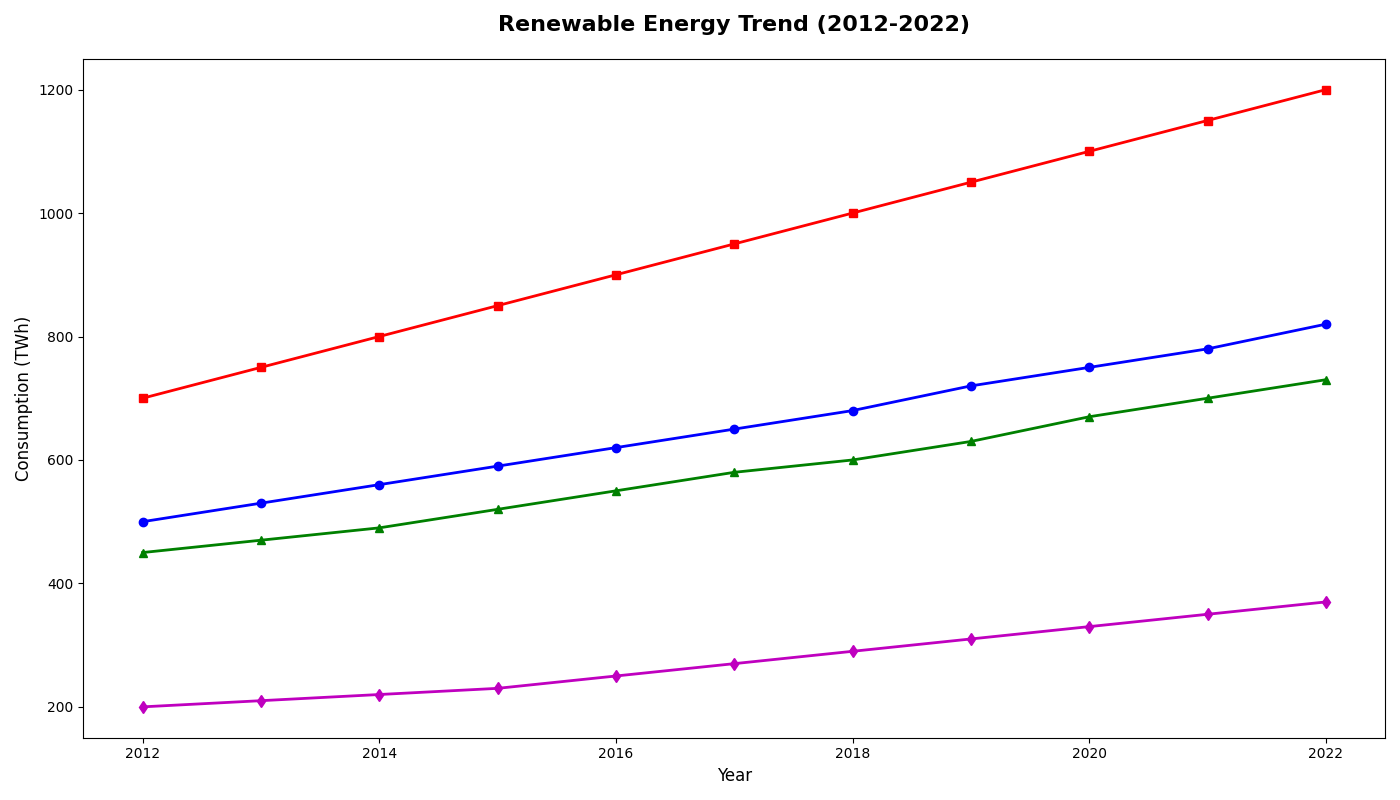

Here is the Python script that generated this plot:
import matplotlib.pyplot as plt
import numpy as np

years = np.arange(2012, 2023)

na_consumption = [500, 530, 560, 590, 620, 650, 680, 720, 750, 780, 820]
eu_consumption = [450, 470, 490, 520, 550, 580, 600, 630, 670, 700, 730]
asia_consumption = [700, 750, 800, 850, 900, 950, 1000, 1050, 1100, 1150, 1200]
africa_consumption = [200, 210, 220, 230, 250, 270, 290, 310, 330, 350, 370]

fig, ax = plt.subplots(figsize=(14, 8))

ax.plot(years, na_consumption, marker='o', linestyle='-', color='b', linewidth=2)
ax.plot(years, eu_consumption, marker='^', linestyle='-', color='g', linewidth=2)
ax.plot(years, asia_consumption, marker='s', linestyle='-', color='r', linewidth=2)
ax.plot(years, africa_consumption, marker='d', linestyle='-', color='m', linewidth=2)

ax.set_title("Renewable Energy Trend (2012-2022)", fontsize=16, fontweight='bold', pad=20)
ax.set_xlabel("Year", fontsize=12)
ax.set_ylabel("Consumption (TWh)", fontsize=12)

plt.tight_layout()
plt.show()
